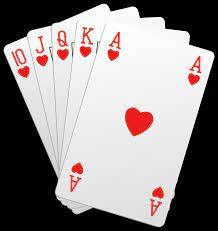
#> input picture resources/cards.jpg, 218 x 231 px
$ python Chapter5.py
#> lines starting #> are read from the running program, lines starting #| are printed output that depends on the picture
################# WARP PERSPECTIVE
import cv2
import numpy as np
img = cv2.imread('resources/cards.jpg')
#> img is the input picture: shape (231, 218, 3); mean B, G, R 138.7, 138.9, 145.8
width, height = 250, 350

pts1 = np.float32([[105, 25], [213, 54], [55, 194], [161, 226]])
pts2 = np.float32([[0, 0], [width, 0], [0, height], [width, height]])
matrix = cv2.getPerspectiveTransform(pts1, pts2) ## 变换矩阵：将pts1透视到一个新的平面pts2
imgOutput = cv2.warpPerspective(img, matrix, (width, height))
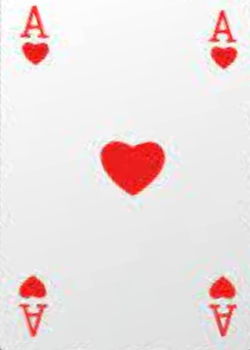
#> imgOutput: shape (350, 250, 3); mean B, G, R 224.7, 225, 236.6

cv2.imshow('Image', img)
cv2.imshow("Output", imgOutput)
cv2.waitKey(0)
